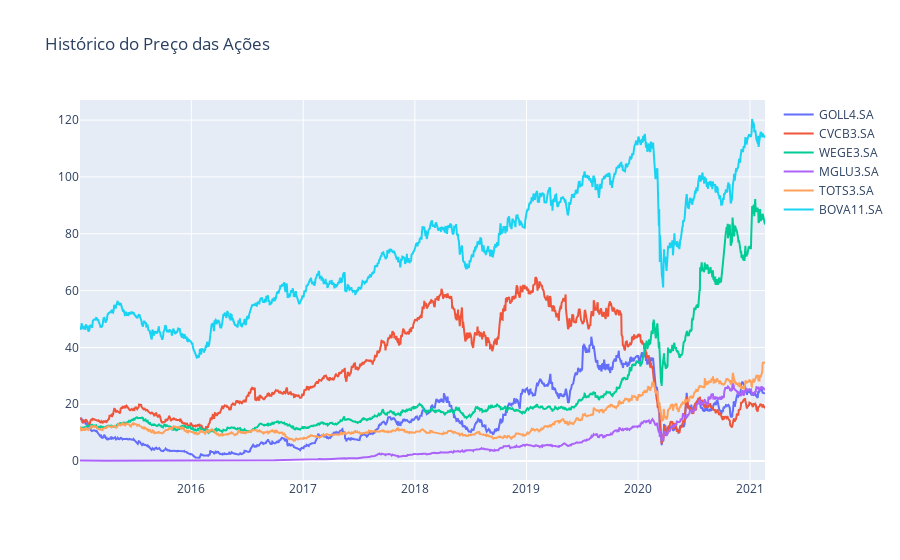

Notebook source saved alongside this figure:
### Code cell
figure = px.line(title="Histórico do Preço das Ações")
for i in acoes_df.columns:
    figure.add_scatter(x=acoes_df.index, y=acoes_df[i], name=i)

figure.show()

### Figure 1 — Plotly figure (JSON) as saved in the notebook; plotly's stock layout.template omitted (floating-point values rounded to 4 significant figures; data arrays with more than 128 entries replaced by an {"elided": "..."} marker saying what was removed)
{"data": [{"name": "GOLL4.SA", "type": "scatter", "x": {"elided": "1518 str values"}, "y": {"elided": "1518 float values"}}, {"name": "CVCB3.SA", "type": "scatter", "x": {"elided": "1518 str values"}, "y": {"elided": "1518 float values"}}, {"name": "WEGE3.SA", "type": "scatter", "x": {"elided": "1518 str values"}, "y": {"elided": "1518 float values"}}, {"name": "MGLU3.SA", "type": "scatter", "x": {"elided": "1518 str values"}, "y": {"elided": "1518 float values"}}, {"name": "TOTS3.SA", "type": "scatter", "x": {"elided": "1518 str values"}, "y": {"elided": "1518 float values"}}, {"name": "BOVA11.SA", "type": "scatter", "x": {"elided": "1518 str values"}, "y": {"elided": "1518 float values"}}], "layout": {"legend": {"tracegroupgap": 0}, "title": {"text": "Histórico do Preço das Ações"}, "xaxis": {"anchor": "y", "domain": [0, 1]}, "yaxis": {"anchor": "x", "domain": [0, 1]}}}
